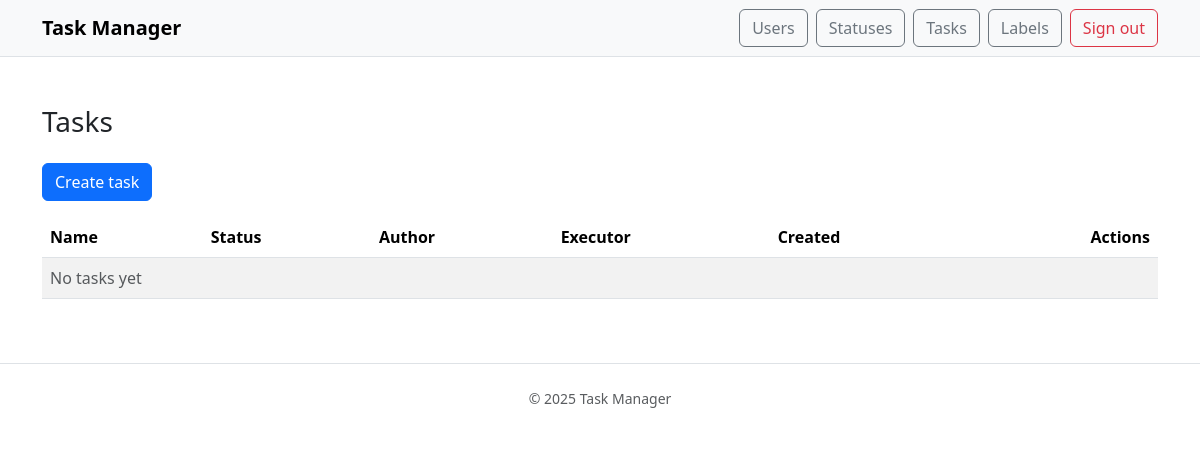
/tasks/ (signed in), run on an earlier commit of the app's database.
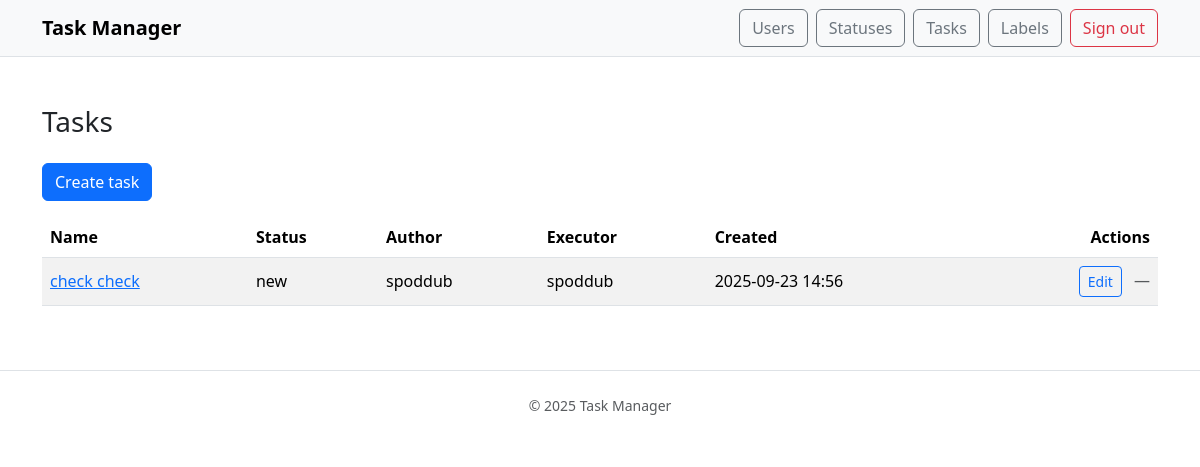
And on a later commit of the database.
### task_manager/models.py (models this page shows, shortened)
class Task(models.Model):
    name = models.CharField(max_length=255, unique=False)
    description = models.TextField(blank=True)
    status = models.ForeignKey(Status, on_delete=models.PROTECT, related_name="tasks")
    author = models.ForeignKey(
        User, on_delete=models.PROTECT, related_name="authored_tasks", editable=False
    )
    executor = models.ForeignKey(
        User, on_delete=models.PROTECT, related_name="assigned_tasks", null=True, blank=True
    )
    labels = models.ManyToManyField(Label, related_name="tasks", blank=True)
    created_at = models.DateTimeField(auto_now_add=True)
    class Meta:
        ordering = ["id"]

class Status(models.Model):
    name = models.CharField(max_length=255, unique=True)
    created_at = models.DateTimeField(auto_now_add=True)
    class Meta:
        ordering = ["id"]

### task_manager/views.py (the view)
# urls.py: path("tasks/", views.TasksListView.as_view(), name="tasks_list"),
class TasksListView(LoginRequiredMixin, ListView):
    model = Task
    template_name = "tasks/list.html"
    context_object_name = "tasks"

### templates/tasks/list.html (shortened to what this page needs)
{% extends "base.html" %}
{% block content %}
<h1 class="h3 mb-4">Tasks</h1>
<div class="mb-3">
  <a class="btn btn-primary" href="{% url 'tasks_create' %}">Create task</a>
</div>
<table class="table table-striped align-middle">
  <thead>
    <tr>
      <th>Name</th>
      <th>Status</th>
      <th>Author</th>
      <th>Executor</th>
      <th>Created</th>
      <th class="text-end">Actions</th>
    </tr>
  </thead>
  <tbody>
    {% for t in tasks %}
      <tr>
        <td><a href="{% url 'tasks_detail' t.pk %}">{{ t.name }}</a></td>
        <td>{{ t.status.name }}</td>
        <td>{{ t.author.username }}</td>
        <td>{{ t.executor.username|default:"—" }}</td>
        <td>{{ t.created_at|date:"Y-m-d H:i" }}</td>
        <td class="text-end">
          <a class="btn btn-sm btn-outline-primary me-2" href="{% url 'tasks_update' t.pk %}">Edit</a>
          {% if request.user.pk == t.author_id %}
            <a class="btn btn-sm btn-outline-danger" href="{% url 'tasks_delete' t.pk %}">Delete</a>
          {% else %}
            <span class="text-body-secondary">—</span>
          {% endif %}
        </td>
      </tr>
    {% empty %}
      <tr><td colspan="6" class="text-body-secondary">No tasks yet</td></tr>
    {% endfor %}
  </tbody>
</table>
{% endblock %}

What changed in the data, as far as the page shows it:
added Task: name "check check", status.name "new", author.username "spoddub", executor.username "spoddub", created_at "2025-09-23 14:56"
Also different on the page:
text no longer shown: "No tasks yet"
